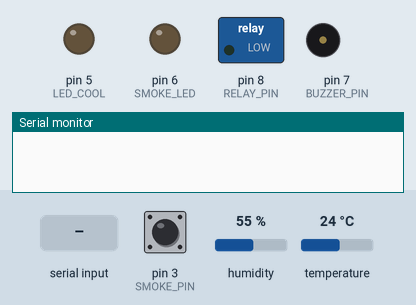
Recording of a sketch running on a simulated Arduino Uno, built with avr-gcc and run on an emulated ATmega328P. On the bench: switched loads named in the sketch (green lamp = pin HIGH), output pins drawn as LEDs (lit = HIGH), buzzer (waves = sounding, pin HIGH), the last lines printed to the serial monitor. Inputs (shaded band) come from the test bench; at power-on: pin 3 (SMOKE_PIN) HIGH, humidity 55 %, temperature 24 °C.

Above: at 1.2 s.
1.3 s: "E" received over Serial
At 5.2 s:
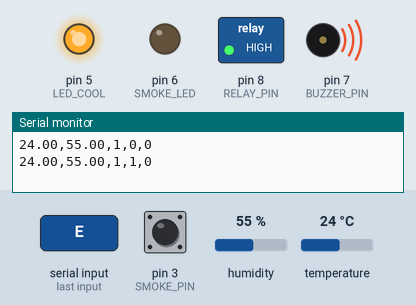
5.5 s: pin 3 (SMOKE_PIN) pulled LOW for 1 s
At 6.5 s:
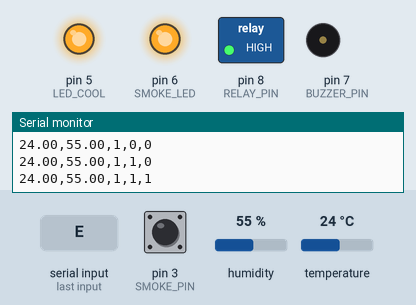
9.5 s: "H" received over Serial
At 12.6 s:
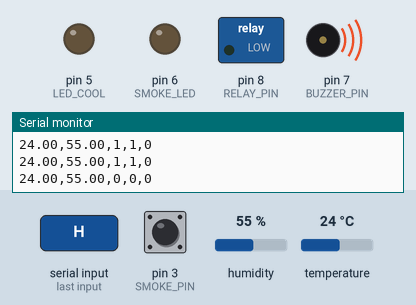
13.6 s: "1" received over Serial
At 17.3 s:
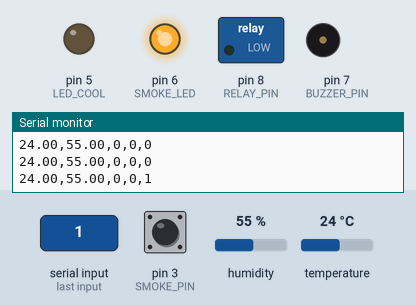
17.6 s: "A" received over Serial
At 21.1 s:
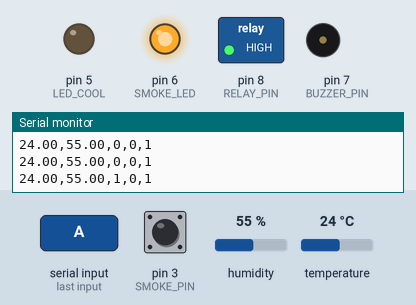
21.7 s: "M" received over Serial
At 24.7 s:
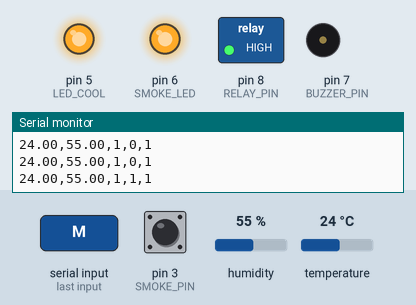
Timing chart, 0 to 26.2 s (numbered marks = the images above; inputs shaded):
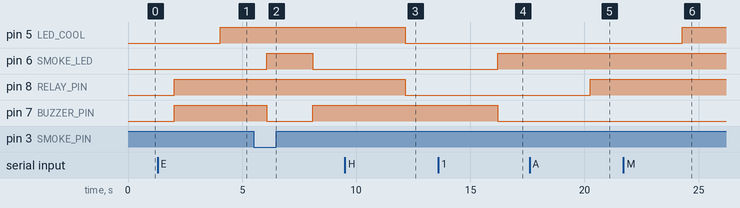

The sketch:

arduino_sketch_actionloop.ino
```cpp
#include <DHT.h>
#define DHTPIN      2
#define DHTTYPE     DHT11
#define SMOKE_PIN   3
#define LED_COOL    5
#define SMOKE_LED   6
#define BUZZER_PIN  7
#define RELAY_PIN   8
DHT dht(DHTPIN, DHTTYPE);

char command = 'A';
bool smokeSim = false;

void setup() {
  Serial.begin(9600);
  dht.begin();
  pinMode(SMOKE_PIN,  INPUT);
  pinMode(LED_COOL,   OUTPUT);
  pinMode(SMOKE_LED,  OUTPUT);
  pinMode(BUZZER_PIN, OUTPUT);
  pinMode(RELAY_PIN,  OUTPUT);
  digitalWrite(LED_COOL,   LOW);
  digitalWrite(SMOKE_LED,  LOW);
  digitalWrite(BUZZER_PIN, LOW);
  digitalWrite(RELAY_PIN,  LOW);
}

void loop() {
  while (Serial.available() > 0) {
    char c = Serial.read();
    if (c == 'A' || c == 'E' || c == 'M' || c == 'H' || c == 'S') {
      command = c;
    } else if (c == '1') {
      smokeSim = true;
    } else if (c == '0') {
      smokeSim = false;
    }
  }

  delay(2000);

  float temp = dht.readTemperature();
  float hum  = dht.readHumidity();

  if (isnan(temp) || isnan(hum)) {
    Serial.println("ERROR,0,0,0");
    return;
  }

  int relayState = 0;
  int ledCool    = 0;
  if (command == 'A') {
    relayState = 1; ledCool = 0;
  } else if (command == 'E' || command == 'M') {
    relayState = 1; ledCool = 1;
  } else {
    relayState = 0; ledCool = 0;
  }
  digitalWrite(RELAY_PIN, relayState ? HIGH : LOW);
  digitalWrite(LED_COOL,  ledCool ? HIGH : LOW);

  int realSmoke  = (digitalRead(SMOKE_PIN) == LOW) ? 1 : 0;
  int smokeAlert = smokeSim ? 1 : realSmoke;
  if (smokeAlert) {
    digitalWrite(SMOKE_LED,  HIGH);
    digitalWrite(BUZZER_PIN, LOW);
  } else {
    digitalWrite(SMOKE_LED,  LOW);
    digitalWrite(BUZZER_PIN, HIGH);
  }

  Serial.print(temp);       Serial.print(",");
  Serial.print(hum);        Serial.print(",");
  Serial.print(relayState); Serial.print(",");
  Serial.print(ledCool);    Serial.print(",");
  Serial.println(smokeAlert);
}
```

Measured:
- after the input at 1.3 s, pin 5 (LED_COOL): LOW → HIGH after 2.7 s
- after the input at 5.5 s, pin 6 (SMOKE_LED): LOW → HIGH after 0.57 s, → LOW 2.0 s later; pin 7 (BUZZER_PIN): HIGH → LOW after 0.57 s, → HIGH 2.0 s later
- after the input at 9.5 s, pin 5 (LED_COOL), pin 8 (RELAY_PIN): HIGH → LOW after 2.6 s
- after the input at 13.6 s, pin 6 (SMOKE_LED): LOW → HIGH after 2.6 s; pin 7 (BUZZER_PIN): HIGH → LOW after 2.6 s
- after the input at 17.6 s, pin 8 (RELAY_PIN): LOW → HIGH after 2.6 s
- after the input at 21.7 s, pin 5 (LED_COOL): LOW → HIGH after 2.6 s
